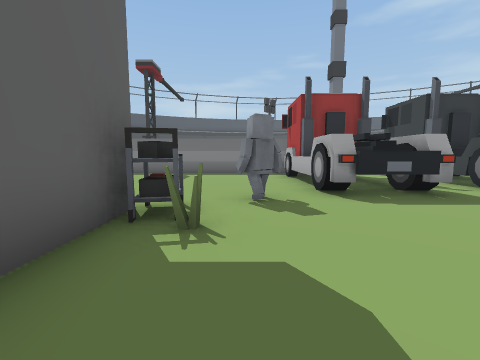
view 1 (above)

24 first-person views from a walk through a 3-D level made in the Unity game engine. The camera is 1.5 m above the floor, tilts 6° down and sees 90° across. The floor is counted in squares, 2 m on a side. Each view is taken from the middle of a square. On the plan, view 1 faces up. The plan holds only what a view shows up to about 9 squares ahead; the rest is blank. The place goes on beyond the plan.

view 2
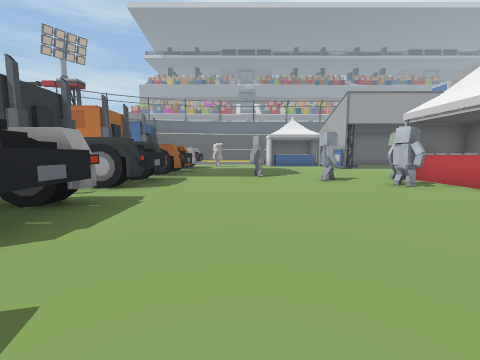

view 3
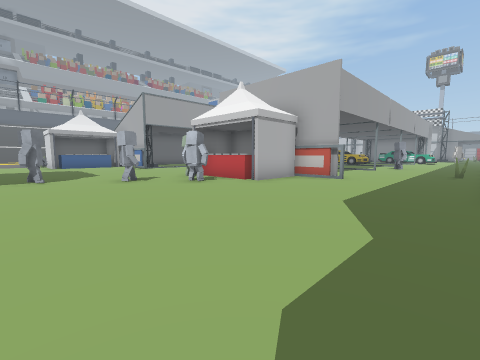

view 4
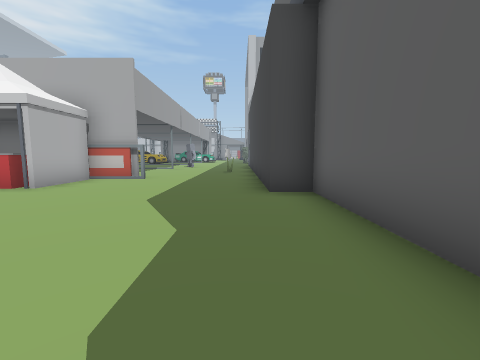

view 5
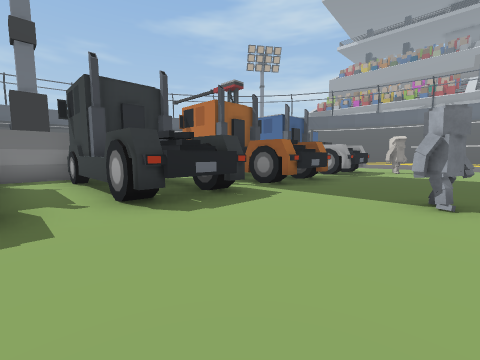

view 6
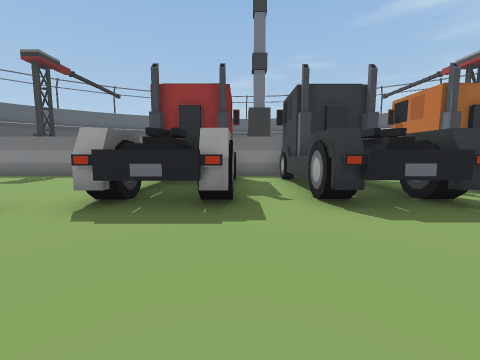

view 7
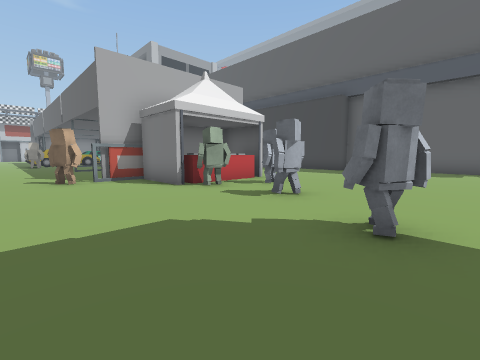

view 8
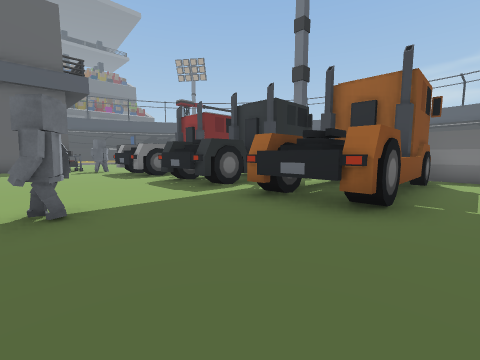

view 9
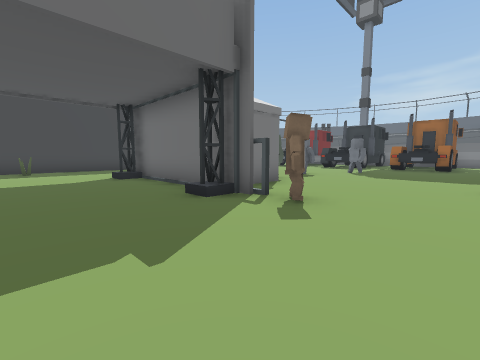

view 10
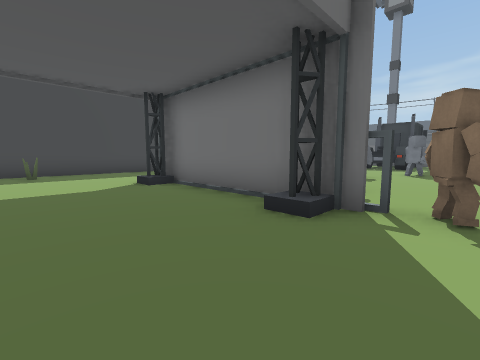

view 11
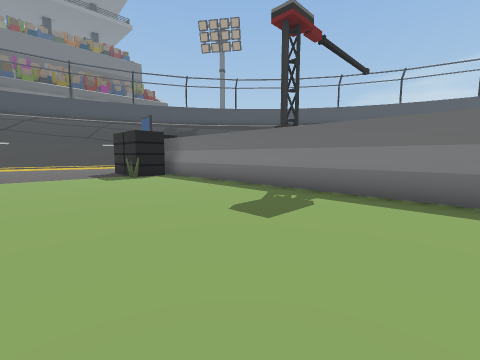

view 12
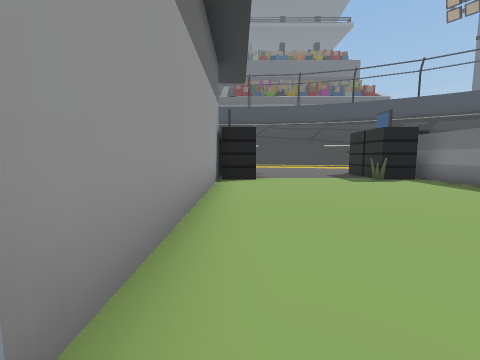

view 13
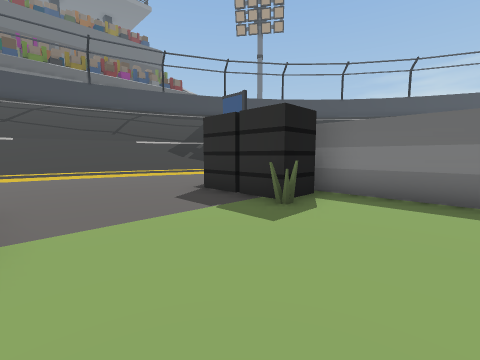

view 14
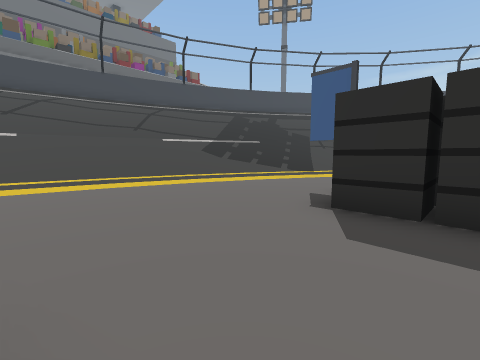

view 15
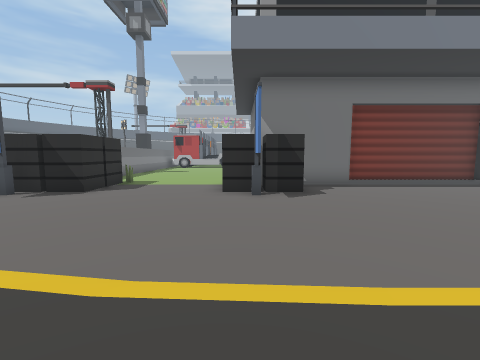

view 16
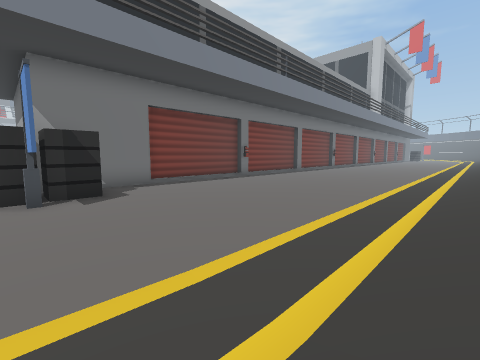

view 17
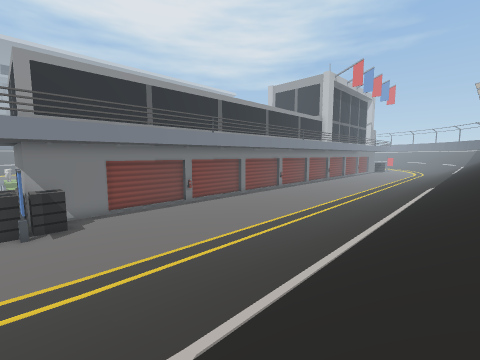

view 18
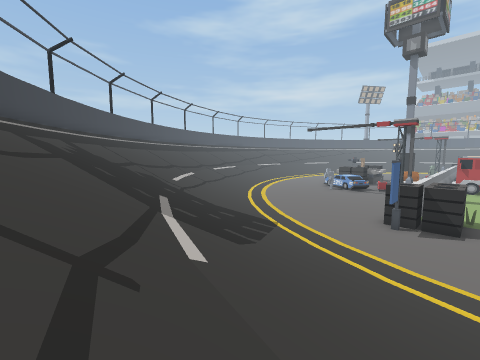

view 19
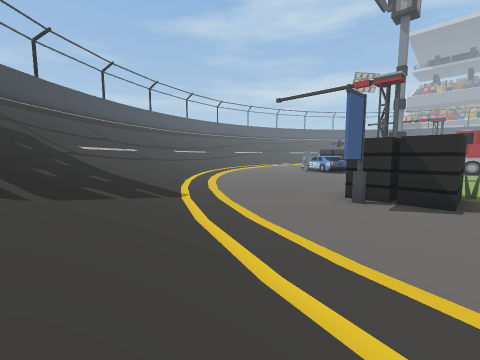

view 20
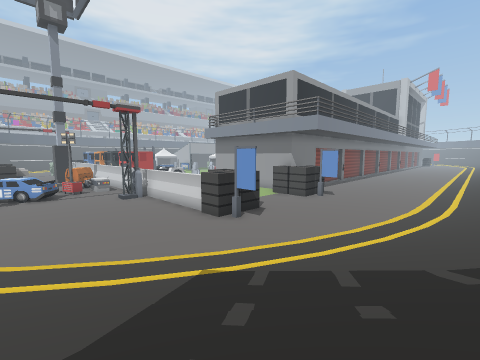

view 21
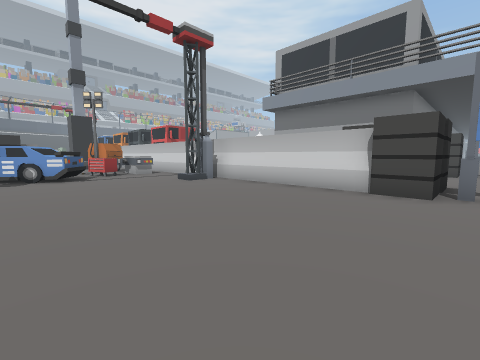

view 22
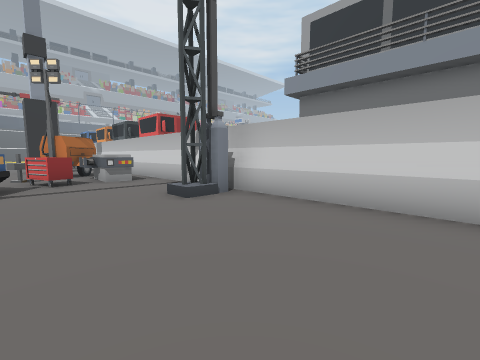

view 23
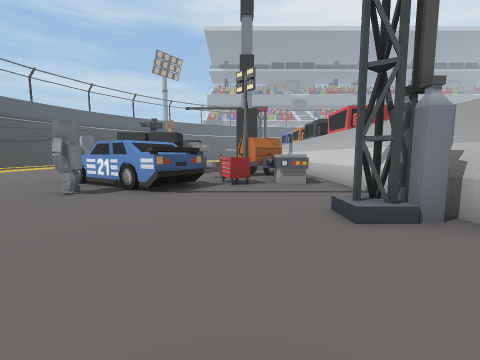

view 24
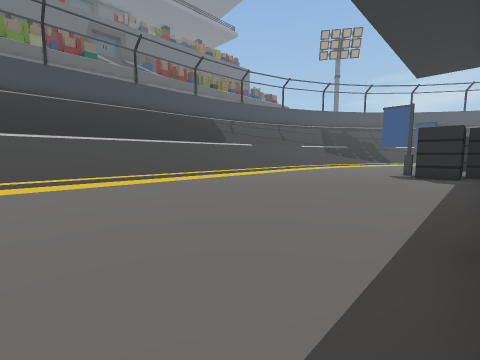

### Floor plan
Key: @ floor where view 1 was taken; # wall or solid block; . main floor; : floor 0.25 m higher than the main floor; + floor 0.5 m higher than the main floor; * floor 0.75 m higher than the main floor; % floor 1 m higher than the main floor; & floor 1.25 m higher than the main floor; / step, stairs or slope; = window, fence, low wall or low ledge; T truck; R trolley; F flag; C cart; O other object.
Columns run from 22 left of view 1 to 12 right of it. Each row starts with its distance up from view 1.
 16  /////////::........O#
 15  ///////*+:.........##
 14  //////%+:..........##.=.
 13  //////*::...........CC##
 12  /////%+:............CCC#
 11  /////*+:.........#.....
 10  ////&+:...FO###############     ##
  9  ////%+:....OO..........T T.TT T T.
  8  / //*+:......O.........T T.TT.T T.
  7   //&*:.................TTT.TT.TTT.
  6  ///&+:.................TT .TT.TTT.
  5  ///&+:.................TTT.TT.TTT.
  4 /  /%+:....FOO........O.TT.....TTT.
  3 ////%+:.....O########R.............
  2 ////%+:.......#     #O.............
  1 ////%+:.......#     #.........OO...
  0 ////%+:.......#     #.@............
 -1 ////%+:.......#     #........O.....
 -2 ////%+:.......#     #.......O......
 -3 ////%+:.......#     ##.......O.....
 -4 ////%+:.......#      #.....OOO#....
 -5 ////%+:.......       #.....OOO#.O..
 -6 ////%+:.......       #...###..##O..
 -7 ////%+:.......       #.............
 -8                      #O............
 -9                      #.............

Positions as (right, up) in squares from view 1, and headings:
1: (0, 0), facing up
2: (0, 2), facing right
3: (0, 2), facing down-right
4: (0, 2), facing down
5: (4, 1), facing up-right
6: (4, 1), facing up
7: (11, 2), facing down-left
8: (12, 1), facing up-left
9: (12, -9), facing up-left
10: (10, -9), facing up-left
11: (0, 5), facing up-left
12: (-1, 4), facing left
13: (-6, 5), facing up-left
14: (-9, 5), facing up-left
15: (-17, 4), facing right
16: (-17, 4), facing down-right
17: (-22, 4), facing down-right
18: (-21, 8), facing up-right
19: (-17, 8), facing up-right
20: (-17, 16), facing down-right
21: (-11, 16), facing down-right
22: (-8, 14), facing down-right
23: (-7, 13), facing right
24: (-9, -7), facing up-left
